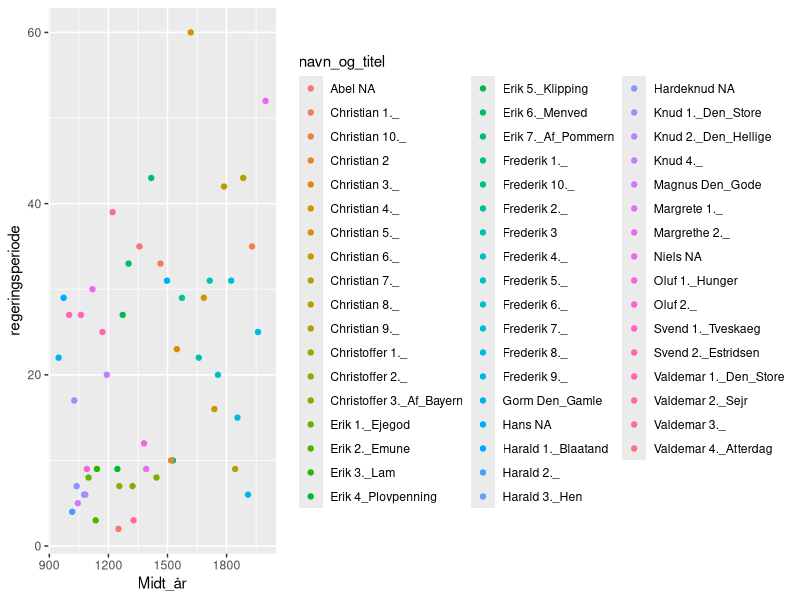

Write R code to recreate this figure.
## ---- chunk 1
knitr::opts_chunk$set(echo = TRUE)
## ---- chunk 2
library(tidyverse)
konger1 <- read.csv("konge - Sheet1.csv")

konger2 <- read_csv("konge - Sheet1.csv")

konger3 <- read.csv2("konge - Sheet1.csv")

konger4 <- read_csv2( "konge - Sheet1.csv")
## ---- chunk 3
konger <- read_csv("konge - Sheet1.csv")

class(konger1)
class(konger2)
class(konger3)
class(konger4)

ncol(konger1)
ncol(konger2)
ncol(konger3)
ncol(konger4)

head(konger1)
head(konger2)
head(konger3)
head(konger4)

## ---- chunk 4
konger <- konger %>% 
  mutate(regeringsperiode = Regeringsperiode_slut_aar - Regerinsperiode_start_aar, na.rm=TRUE)
## ---- chunk 5
mean(konger$regeringsperiode, na.rm =TRUE)
## ---- chunk 6
konger %>% 
filter(konger$regeringsperiode >20.78431) %>% 
count(Navn,Titel,regeringsperiode)
## ---- chunk 7
konger %>% 
filter(konger$regeringsperiode >20.78431) %>% 
  mutate(regeringsperiode_dage = regeringsperiode*365.25) %>% 
  arrange(desc(regeringsperiode_dage)) %>%
  slice(1:3)
## .25 pga skudår, så den kun tæller for hvert 4. år som 366
## ---- chunk 8
konger %>% 
  mutate(Midt_år = konger$Regerinsperiode_start_aar + konger$regeringsperiode/2) %>% 
  mutate(navn_og_titel = paste(Navn,Titel)) %>% 
  ggplot(aes(x=Midt_år, y=regeringsperiode))+geom_point(aes(color = navn_og_titel))
